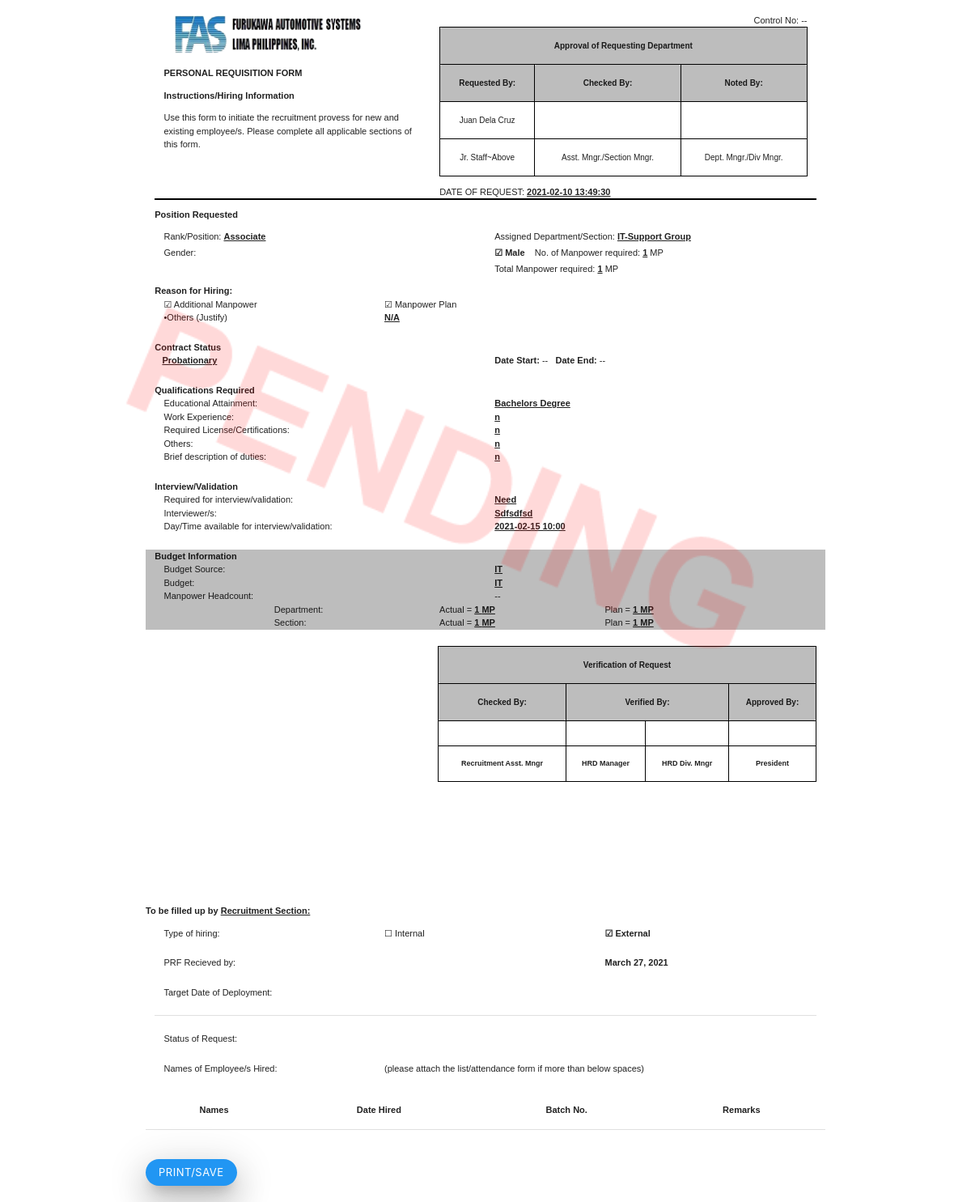
The app's page /Forms/preview_prf.php?id=215, older data.
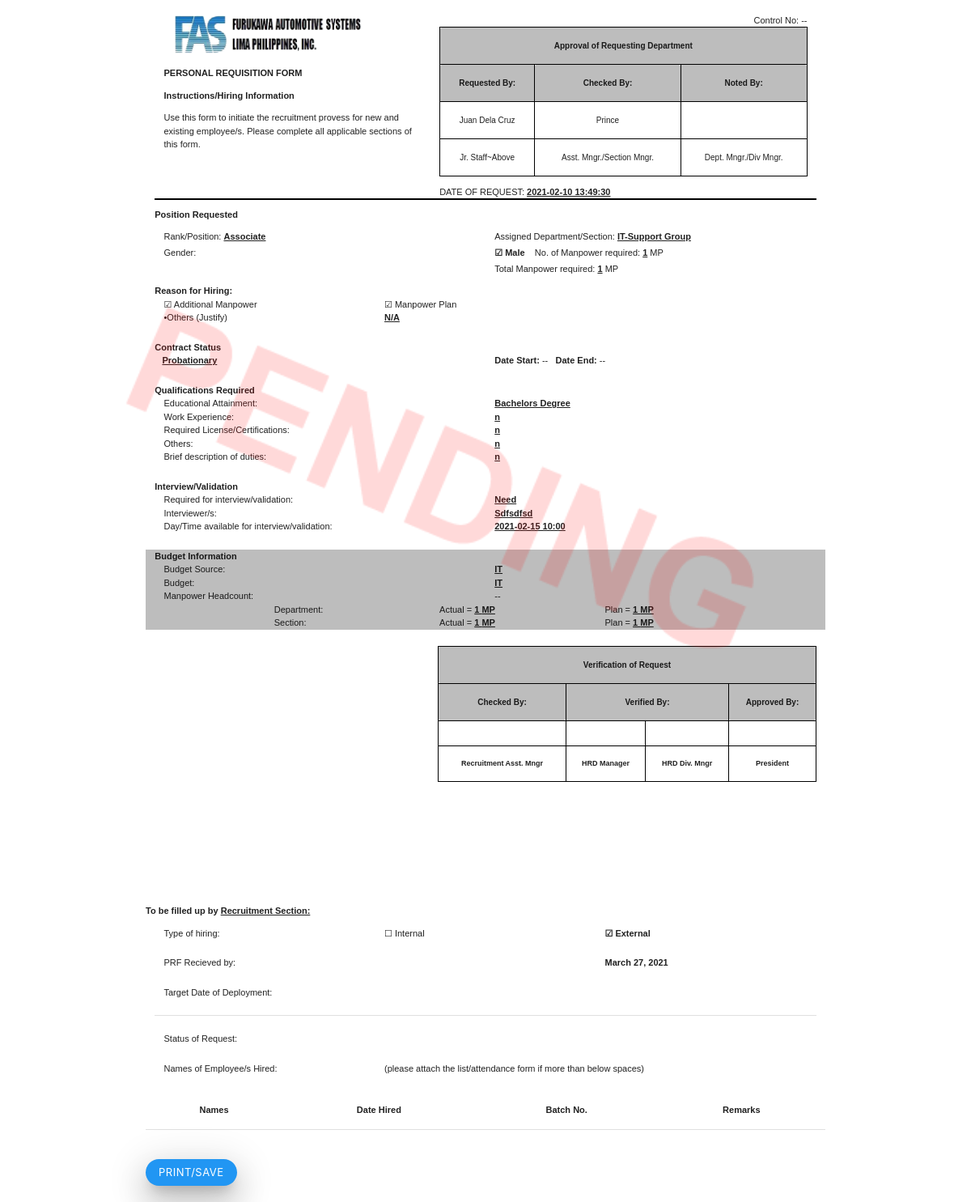
The same page, newer data.
### tables this page shows
CREATE TABLE `tb_request_mp` (
  `id` int(14) NOT NULL,
  `requestor` varchar(500) DEFAULT NULL,
  `requestor_email` varchar(1000) NOT NULL,
  `requesting_position` varchar(200) DEFAULT NULL,
  `assigned_dept` varchar(200) DEFAULT NULL,
  `female_num_mp` int(14) DEFAULT NULL,
  `male_num_mp` int(14) DEFAULT NULL,
  `both_mp` int(14) DEFAULT NULL,
  `total_mp` int(14) DEFAULT NULL,
  `contract_status` varchar(500) NOT NULL,
  `date_start` date NOT NULL,
  `date_end` date NOT NULL,
  `education` varchar(1000) NOT NULL,
  `required_license` varchar(1000) NOT NULL,
  `work_exp` varchar(1000) NOT NULL,
  `other_qualification` varchar(1000) NOT NULL,
  `job_duties` varchar(2000) NOT NULL,
  `interview_need` varchar(300) NOT NULL,
  `interviewers` varchar(1000) NOT NULL,
  `availability_for_interview` varchar(1000) NOT NULL,
  `additional_mp` varchar(20) NOT NULL,
  `mp_plan` varchar(20) NOT NULL,
  `reorganization` varchar(20) NOT NULL,
  `promotion` varchar(20) NOT NULL,
  `retirement` varchar(20) NOT NULL,
  `replacement` varchar(20) NOT NULL,
  `replacement_mp_name` varchar(2000) NOT NULL,
  `others` varchar(2000) NOT NULL,
  `budget_source` varchar(200) NOT NULL,
  `budget_status` varchar(200) NOT NULL,
  `actual_mp_dept` int(14) NOT NULL,
  `actual_mp_section` int(14) NOT NULL,
  `plan_mp_dept` int(14) NOT NULL,
  `plan_mp_section` int(14) NOT NULL,
  `approve_check_by` varchar(200) DEFAULT NULL,
  `approve_check_remarks` varchar(100) DEFAULT NULL,
  `approve_noted_by` varchar(200) DEFAULT NULL,
  `approve_noted_remarks` varchar(100) DEFAULT NULL,
  `approval_status` varchar(100) DEFAULT NULL,
  `verify_check_by` varchar(100) DEFAULT NULL,
  `verify_check_remarks` varchar(100) DEFAULT NULL,
  `verify_verifier_manager` varchar(100) DEFAULT NULL,
  `verify_verifier_manager_remarks` varchar(100) DEFAULT NULL,
  `verify_verifier_div_mgr` varchar(100) DEFAULT NULL,
  `verify_verifier_div_mgr_remarks` varchar(100) DEFAULT NULL,
  `president_verify` varchar(200) NOT NULL,
  `cancel_remarks` varchar(500) NOT NULL,
  `step` varchar(2000) NOT NULL,
  `verification_status` varchar(200) NOT NULL,
  `request_date` datetime NOT NULL,
  `typeHiring` varchar(100) DEFAULT NULL,
  `sync_status` varchar(100) NOT NULL,
  `approve_date` date DEFAULT NULL
);

### Forms/preview_prf.php (the view, shortened to what the changed rows need)
<?php
    require '../php/Database.php';
    $id = $_GET['id'];
    if(empty($id)){
        echo '<script>window.close()</script>';
    }else{
        $query = "SELECT *FROM tb_request_mp WHERE id = '$id'";
        $stmt = $conn->prepare($query);
        $stmt->execute();
        foreach($stmt->fetchALL() as $x){
            $requestor = $x['requestor'];
            $position = $x['requesting_position'];
            $mp_male_required = $x['male_num_mp'];
            $totalMP = $x['total_mp'];
            $dept_section = $x['assigned_dept'];
            $contract_stat = $x['contract_status'];
            $educ = $x['education'];
            $work_exp = $x['work_exp'];
            $license = $x['required_license'];
            $other_quali = $x['other_qualification'];
            $duty = $x['job_duties'];
            $interview_req = $x['interview_need'];
            $interviewers = $x['interviewers'];
            $availability_interview = $x['availability_for_interview'];
            $request_date = $x['request_date'];
            $budget_source = $x['budget_source'];
            $budget_status = $x['budget_status'];
            $actual_dept = $x['actual_mp_dept'];
            $actual_section = $x['actual_mp_section'];
            $plan_mp_dept = $x['plan_mp_dept'];
            $plan_mp_section = $x['plan_mp_section'];
            $other_reason = $x['others'];
            if($other_reason == ''){
                $other_reason = 'N/A';
            }
            $checker = $x['approve_check_by'];
            $apprNote = $x['approve_noted_by'];
            $date_start = $x['date_start'];
            $date_end = $x['date_end'];
            if($date_start == '0000-00-00'){
                $date_start = '--';
            }
            if($date_end == '0000-00-00'){
                $date_end = '--';
            }
            $approve_date = date_create($x['approve_date']);
            $approve_date_convert  = date_format($approve_date,"F j, Y");
        }
    }
?>
<!DOCTYPE html>
<html lang="en">
<head>
    <link rel="stylesheet" href="../node_modules/materialize-css/dist/css/materialize.min.css">
</head>
<body>
    <div class="row container" id="form">
        <br>
        <div class="col s12">
            <div class="col s7">
                <table class="centered" style="border:1.5px solid black;" cellpadding="0" height="">
                    <tr>
                        <td style="border:1.5px solid black;"><?=$requestor;?></td>
                        <td style="border:1.5px solid black;"><?=$checker;?></td>
                        <td style="border:1.5px solid black;"><?=$apprNote;?></td>
                    </tr>
                </table>
                <p>DATE OF REQUEST: <u><?=$request_date;?></u></p>
            </div>
        </div>
        <div class="col s12">
            <div class="col s6">
                <p>Rank/Position: <u><?=$position;?></u></p>
            </div>
            <div class="col s6">
                <p>Assigned Department/Section: <u><?=$dept_section;?></u></p>
                <?php
                    if($mp_male_required == 0){
                    }else{
                        echo '<p style="margin-top:-2%;"><b>&#x2611; Male</b> &nbsp;&nbsp;&nbsp;No. of Manpower required: <u>'.$mp_male_required.'</u> MP</p>';
                    }
                ?>
                <p style="margin-top:-2%;">Total Manpower required: <u><?=$totalMP;?></u> MP</p>
            </div>
        </div>
        <div class="col s12">
            <div class="row">
            <div class="col s12">
                <div class="col s8"><u><?=$other_reason;?></u></div>
            </div>
            </div>
        </div>
        <div class="row">
            <div class="col s6">
                &nbsp;&nbsp;&nbsp;<u><?=$contract_stat?></u>
            </div>
            <div class="col s6">
                <div id="date_start_end">
                <b>Date Start:</b> <?=$date_start;?> <b> &nbsp; Date End:</b> <?=$date_end;?>
                </div>
            </div>
        </div>
        <div class="row">
        <div class="col s12">
           <div class="col s6"><u><?=$educ;?></u></div>
        </div>
        <div class="col s12">
           <div class="col s6"><u><?=$work_exp; ?></u></div>
        </div>
        <div class="col s12">
           <div class="col s6"><u><?=$license;?></u></div>
        </div>
        <div class="col s12">
           <div class="col s6"><u><?=$other_quali;?></u></div>
        </div>
        <div class="col s12">
           <div class="col s6"><u><?=$duty;?></u></div>
        </div>
    </div>
        <div class="row">
        <div class="col s12">
           <div class="col s6"><u><?=ucwords($interview_req);?></u></div>
        </div>
        <div class="col s12">
           <div class="col s6"><u><?=ucwords($interviewers);?></u></div>
        </div>
        <div class="col s12">
           <div class="col s6"><u><?=$availability_interview;?></u></div>
        </div>
        </div>
    <div class="row #bdbdbd grey lighten-1">
        <div class="col s12">
           <div class="col s6"><u><?=$budget_source;?></u></div>
        </div>
        <div class="col s12">
           <div class="col s6"><u><?=$budget_status;?></u></div>
        </div>
        <div class="col s12">
            <div class="col s3">Actual = <u><?=$actual_dept;?> MP</u></div>
            <div class="col s4">Plan = <u><?=$plan_mp_dept;?> MP</u></div>
        </div>
        <div class="col s12">
            <div class="col s3">Actual = <u><?=$actual_section;?> MP</u></div>
            <div class="col s4">Plan = <u><?=$plan_mp_section;?> MP</u></div>
        </div>
    </div>
    <div class="row" style="margin-top:18%;" id="second_page">
        <div class="row">
            <div class="col s12">
                <div class="col s4">PRF Recieved by:</div>
                <div class="col s4"><span id="prf_reciever" style="font-weight:bold;"></span></div>
                <div class="col s4" style="font-weight:bold;"><?=$approve_date_convert;?></div>
            </div>
        </div>
       <table id="hired" class="centered">
            <thead>
                <th>Names</th>
                <th>Date Hired</th>
                <th>Batch No.</th>
                <th>Remarks</th>
            </thead>
       </table>
    </div>
    <br>
    </div>
</body>
</html>

Row changes from the older to the newer data that the page shows:
changed tb_request_mp "Associate": approve_check_by (not shown) → "Prince"
